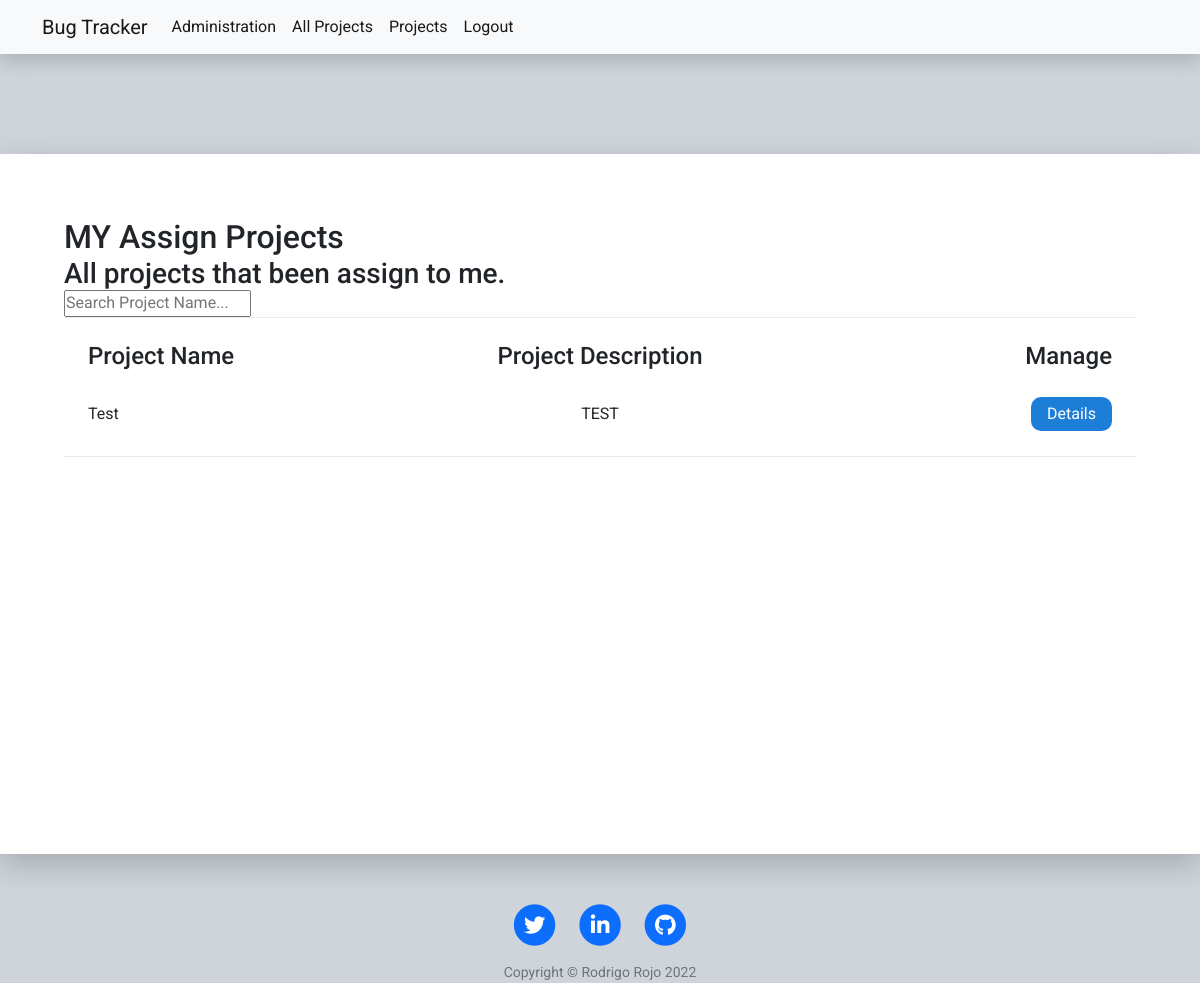
Before: /user_projects (signed in) with the older database file.
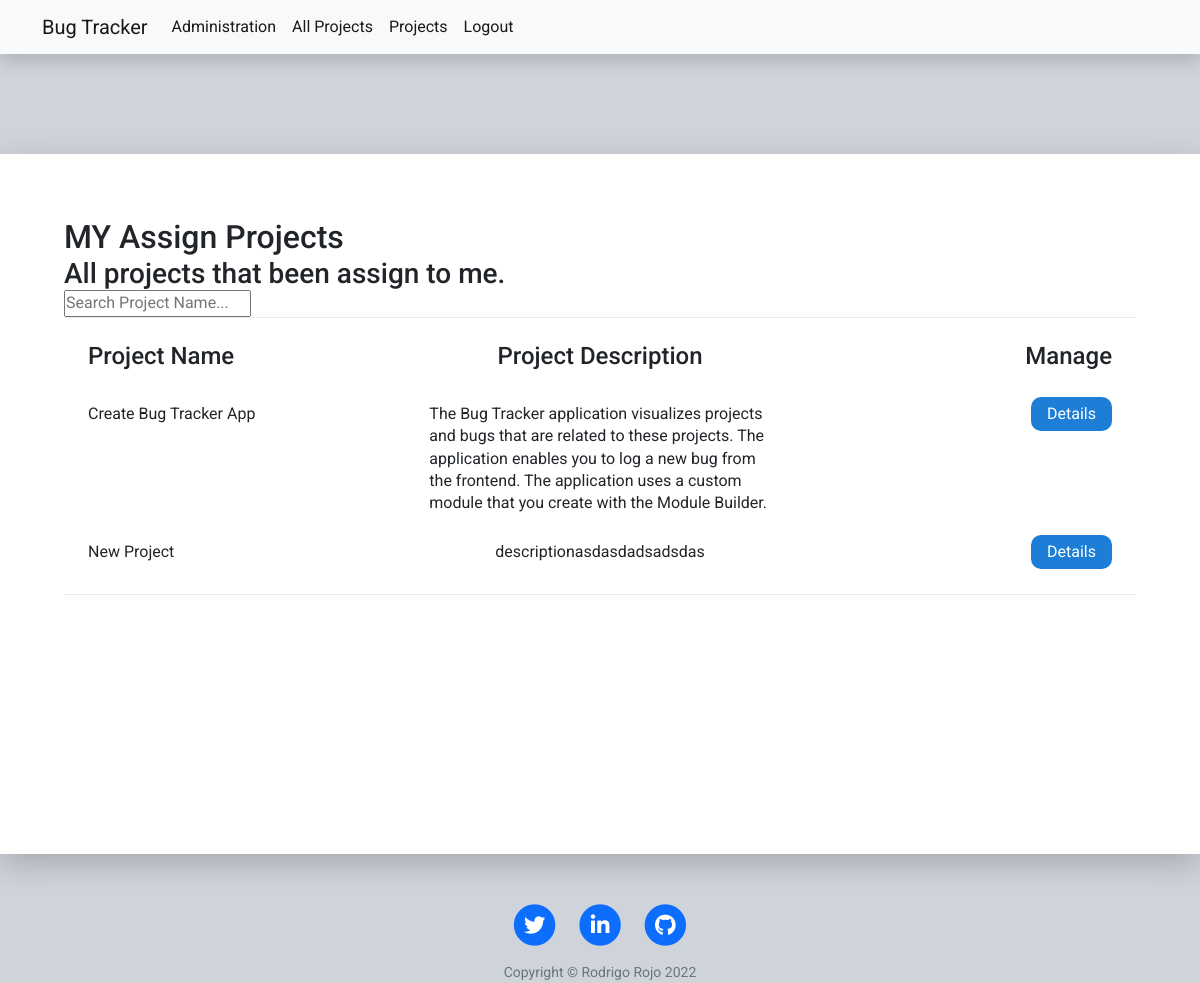
After: the same page with the newer database file.
### tables this page shows
CREATE TABLE project_dev(id integer PRIMARY KEY,user_id integer NOT NULL,project_id integer NOT NULL,CONSTRAINT FK_project FOREIGN KEY (project_id) REFERENCES project (id),CONSTRAINT FK_user FOREIGN KEY (user_id) REFERENCES user (id));

CREATE TABLE project(id integer PRIMARY KEY,name VARCHAR(100),description VARCHAR(250),author VARCHAR(100));

### main.py (the view)
@app.route("/user_projects")
@login_required
def user_projects():
    projects = database.get_user_projects_by_user_id(current_user.id)
    return render_template("my_projects.html", projects=projects, year=year)

### database.py (called while the page is built)
def get_user_projects_by_user_id(id):
    conn = sqlite3.connect(database="bug_tracker.db")
    cur = conn.cursor()
    sql = f''' SELECT DISTINCT *
               FROM project_dev
               LEFT JOIN project
               ON project.id = project_dev.project_id
               WHERE user_id = '{id}'; '''
    cur.execute(sql)
    data = cur.fetchall()
    conn.close()
    return data

### main.py (called while the page is built)
@login_manager.user_loader
def load_user(user_id):
    return User.query.get(user_id)

### templates/my_projects.html
{% include "header.html" %}
<div class="projects flex">
    <div class="project-title flex">
        <div>
            <h2>MY Assign Projects</h2>
            <h3>All projects that been assign to me.</h4>
                <input type="text" id="mySearch" onkeyup="myFunction()" placeholder="Search Project Name..."
                    title="Type in a category">
        </div>
    </div>
    <div id="myMenu" class="dashboard project-container grid">
        <div class="project-description grid">
            <h4>Project Name</h4>
            <h4 class="second-item">Project Description</h4>
            <h4 class="last-item">Manage</h4>
        </div>
        {% for project in projects %}
        <span class="project-data grid ">
            <p>{{project[4]}}</p>
            <p class="second-item">{{project[5]}}</p>
            <div class="project-links last-item">
                <a class="project-details-a" href="{{url_for('project', id=project[3]) }}">Details</a>
            </div>
        </span>
        {% endfor %}
    </div>
</div>
{% include "footer.html" %}

Changed rows visible on the page:
removed project_dev: name "Test", description "TEST"
added project_dev: name "Create Bug Tracker App", description "The Bug Tracker application visualizes projects and bugs that are related to these projects. The application enables you to log a new bug from the frontend. The application uses a custom module that you create with the Module Builder."
added project_dev: name "New Project", description "descriptionasdasdadsadsdas"
